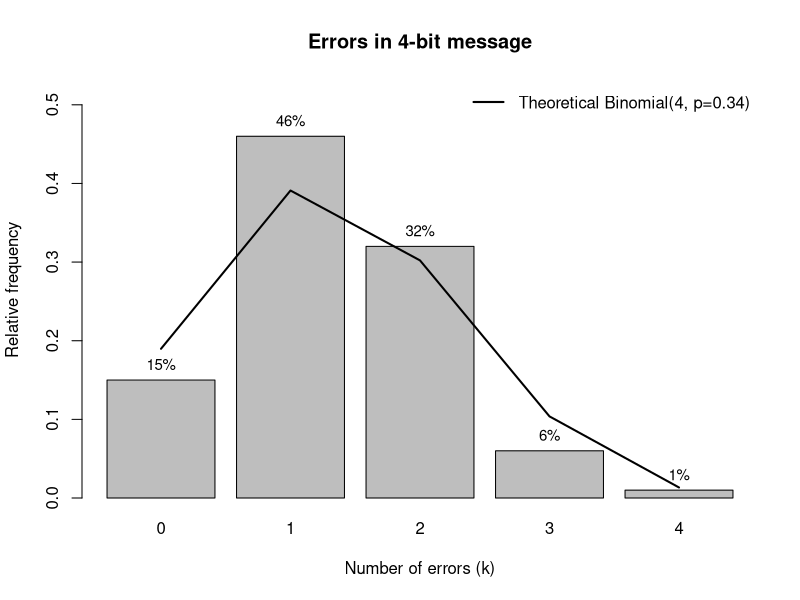

This figure's R source: (Note: this script raises an error after producing the figure.)
## ---- chunk 1
# your team id number 
                          ###
id <- 34                  ### Change to the correct id!
                          ###
set.seed(id)
p <- id/100
# matrices G and H
G <- matrix(c(1, 1, 1, 0, 0, 0, 0,
		1, 0, 0, 1, 1, 0, 0,
		0, 1, 0, 1, 0, 1, 0,
		1, 1, 0, 1, 0, 0, 1), nrow = 4, byrow = TRUE)
H <- t(matrix(c(1, 0, 1, 0, 1, 0, 1,
		0, 1, 1, 0, 0, 1, 1,
		0, 0, 0, 1, 1, 1, 1), nrow = 3, byrow = TRUE))
cat("The matrix G is: \n") 
G  
cat("The matrix H is: \n") 
H
cat("The product GH must be zero: \n")
(G%*%H) %%2
## ---- chunk 2
# generate N messages
N <- 100
message_generator <- function(N) {
  matrix(sample(c(0,1), 4*N, replace = TRUE), nrow = N)
}  
messages <- message_generator(100)

# calculate code for messages
codewords <- (messages %*% G) %% 2

cat("messages\n")
head(messages)
cat("codewords\n")
head(codewords)
## ---- chunk 3
# generate an N*7 matrix consisting of independent Bernoulli r.v. with parameter p
errors <- matrix(
  sample(c(0,1), N*7, replace = TRUE, prob = c(1-p, p)),
  nrow = N, byrow = TRUE
)

# impose an error matrix on messages 
received <- (codewords + errors) %% 2
cat("received\n")
head(received)
## ---- chunk 4
# calculatе orror position ((1..7) or 0 - no error)
Z <- (received %*% H) %% 2
idx <- Z %*% c(1,2,4) 

corrected <- received

# correct each message
for (i in seq_len(nrow(corrected))) {
  j <- idx[i]          # error position (1..7) or 0 - no error
  if (j > 0) {
    corrected[i, j] <- 1 - corrected[i, j]
  }
}

cat("corrected\n")
head(corrected)
## ---- chunk 5
decoded <- corrected[, c(3,5,6,7), drop=FALSE]

success <- apply(messages == decoded, 1, all)
p_hat   <- mean(success) 
p_hat
## ---- chunk 6
p_theory <- (1-p)^7 + 7*p*(1-p)^6 # p_star
p_theory
## ---- chunk 7
e = 2 * sqrt(p_hat*(1-p_hat)/N)
e
## ---- chunk 8
new_N = ceiling(p_hat*(1-p_hat)/(0.015*0.015))
new_N
## ---- chunk 9
message <- codewords[, c(3,5,6,7), drop = FALSE]
received_message <- received[, c(3,5,6,7), drop = FALSE]

k <- rowSums(received_message != message)
sum_for_k <- table(factor(k, levels = 0:4))
emp <- as.numeric(sum_for_k) / N


theory <- dbinom(0:4, size = 4, prob = p)
## ---- chunk 10
bp <- barplot(
  emp,
  names.arg = 0:4,
  main = "Errors in 4-bit message",
  xlab = "Number of errors (k)",
  ylab = "Relative frequency",
  ylim = c(0, max(emp) * 1.15)
)

# add small percentage labels above bars
text(x = bp, y = emp, labels = paste0(round(100*emp, 1), "%"), pos = 3, cex = 0.9)

lines(bp, theory, lwd = 2)

legend("topright",
       legend = sprintf("Theoretical Binomial(4, p=%.2f)", p),
       lty = 1, lwd = 2, bty = "n")
## ---- chunk 11
T <- 30.1  #years
T <- T * 365 * 24 * 60 * 60  #seconds
lambda <- log(2) / T  

N_a = 6 * 10^23
M <- 136.907089
m <- id * 10^(-6)
N <- m * N_a / M

mu <- N * lambda
print(mu)
K <- 1e3

## ---- chunk 12
mu <- N * lambda
sigma <- sqrt(mu/n)
## ---- chunk 13
n_values <- c(5, 10, 50, 10000)
max_diff_by_n <- numeric(length(n_values))
names(max_diff_by_n) <- n_values

for (k in seq_along(n_values)){
  n <- n_values[k]
  sample_means <- colMeans(matrix(rpois(n*K, lambda = mu), nrow=n))
  sigma <- sqrt(mu/n)
  xlims <- c(mu-3*sigma,mu+3*sigma)
  Fs <- ecdf(sample_means)
  plot(Fs, 
       xlim = xlims, 
       ylim = c(0,1),
       col = "blue",
       lwd = 2,
       main = "Comparison of ecdf and cdf")
  curve(pnorm(x, mean = mu, sd = sigma), col = "red", lwd = 2, add = TRUE)
  
  xs <- seq(min(sample_means), max(sample_means), length.out = K)
  F_emp <- ecdf(sample_means)(xs)
  F_norm <- pnorm(xs, mean = mu, sd = sigma)
  
  max_diff_by_n[k] <- max(abs(F_emp - F_norm))

}
max_diff_by_n
## ---- chunk 14
T <- 30.1  #years
T <- T * 365 * 24 * 60 * 60  #seconds
lambda <- log(2) / T  

N_a = 6 * 10^23
M <- 136.907089
m <- id * 10^(-6)
N <- m * N_a / M

mu <- N * lambda

a <- 8e8
p <- 0.95

# We derive formula for P(S_n <= 8*10^8) >= 0.95 by finding
# P(S_n > 8*10^8) <= 0.05
# using Markov's inequality which states that
# P(S_n > 8*10^8) <= E(S_n) / 8*10^8
# the following inequality for n:
# n * mu / 8*10^8 <= 0.05

n_markov <- floor((1-p) * a / mu)
cat("n_markov =", n_markov, "\n")


# We need P(S_n <= a) >= 0.95
# Similarly we transformate it to
# P(S_n > a) <= 0.05
# Let's use Chernoff inequality:
# P(S_n > a) <= exp{-s * a} * M(s)
# For Poisson distributed r.v. M(s) = exp{n*mu*(exp(s) -1)}
# So we have such inequality:
# P(S_n >= a) <= exp{-s * a + n*mu*(exp(s) -1)}
# So to find maximum n we need to find:
# exp{-s * a + n*mu*(exp(s) -1)} = 0.05
# -s * a + n*mu*(exp(s) -1) = ln(0.05)
# whence exp{s} = ln(0.05)/(mu * n) + a * s / (mu * n) + 1
# we can not take to account very small value of ln(0.05)/(mu * n) because of mu in
# denominator it is very close to zero
# Now  let's estiemate exp{s} = a*s / mu * n + 1
# Since according to Chernoff inequality (1)s > 0 and we want to find maximum of exp{s}
# We use a tangent line of exp{s} at point s = 0 f(s) = s -1. Looking at coefficient
# near s we want it to be greater than 1 so we can get positive root of equation to
# satisfy (1)
# so our coefficient a / (mu * n ) > 1 from where n < a / mu
# clearly n_max equals to integer value of a /mu

n_chernoff <- floor(a / mu)
cat("n_chernoff =", n_chernoff, "\n")
 


# We need P(S_n <= a) >= 0.95.
# By CLT we can approximate (S_n - n*mu) / sqrt(n*mu) ~ N(0,1).
# So we can use quantile for 0.95:
# qnorm(0.95) = 1.644854
# which gives (a - n*mu) / sqrt(n*mu) = 1.644854
# Now we just solve this for n

sigma = sqrt(mu)
n_clt <- floor(((-qnorm(0.95) * sigma + sqrt((qnorm(0.95) * sigma)^2 + 4 * mu * a)) / (2 * mu))^2)
cat("n_clt =", n_clt, "\n")


simulate_prob <- function(n, mu, K, a) {
  sims <- replicate(K, sum(rpois(n, mu)))
  mean(sims <= a)
}

p_markov  <- simulate_prob(n_markov, mu, K, a)
p_chernoff <- simulate_prob(n_chernoff, mu, K, a)
p_clt     <- simulate_prob(n_clt, mu, K, a)

cat("\nEmpirical probabilities P(S_n ≤ 8×10^8):\n")
cat(" Markov bound   (n =", n_markov,  "):", round(p_markov, 4), "\n")
cat(" Chernoff bound (n =", n_chernoff, "):", round(p_chernoff, 4), "\n")
cat(" CLT bound      (n =", n_clt,      "):", round(p_clt, 4), "\n")

## ---- chunk 15
nu1 <- 34 + 10
K <- 1000
n <- 5
sample_means <- colMeans(matrix(rexp(n*K, rate = nu1), nrow=n))
## ---- chunk 16
mu <- 1/nu1 # E[X]
sigma <- 1/(nu1*sqrt(n))# sqrt(Var[X]/n)


## ---- chunk 17
analyze_sample_means <- function(n, nu1, K) {
  sample_means <- colMeans(matrix(rexp(n*K, rate = nu1), nrow=n))
  mu <- 1/nu1
  sigma_squared <- (1/nu1^2) / n
  sigma <- sqrt(sigma_squared)
  
  #empirical CDF
  sorted_means <- sort(sample_means)
  ecdf_values <- (1:K) / K
  
  #theoretical normal CDF at the same points
  normal_cdf <- pnorm(sorted_means, mean = mu, sd = sigma)
  
  max_diff <- max(abs(ecdf_values - normal_cdf))
  
  plot(sorted_means, ecdf_values, type = "s", col = "blue", lwd = 2,
       main = paste("ecdf and normal cdf for n =", n),
       xlab = "Sample mean", ylab = "Cumulative probability",
       ylim = c(0, 1))
  lines(sorted_means, normal_cdf, col = "red", lwd = 2)
  legend("bottomright", 
         legend = c("Empirical CDF", 
                    paste("Normal(", round(mu, 4), ",", round(sigma_squared, 6), ")")),
         col = c("blue", "red"), lwd = 2)
  grid()
  

  cat("\n  Results for n =", n, "\n")
  cat("Theoretical mean (mu):", mu, "\n")
  cat("Theoretical variance (sigma^2):", sigma_squared, "\n")
  cat("Maximum difference between CDFs:", max_diff, "\n")
  
  return(list(mu = mu, sigma_squared = sigma_squared, max_diff = max_diff))
}

#analyze for n = 5, 10, 50
par(mfrow = c(1, 3))

results_n5 <- analyze_sample_means(5, nu1, K)
results_n10 <- analyze_sample_means(10, nu1, K)
results_n50 <- analyze_sample_means(50, nu1, K)

par(mfrow = c(1, 1))


cat("As n increases, the maximum difference decreases:\n")
cat("n=5:  max_diff =", round(results_n5$max_diff, 4), "\n")
cat("n=10: max_diff =", round(results_n10$max_diff, 4), "\n")
cat("n=50: max_diff =", round(results_n50$max_diff, 4), "\n")
cat("This confirms the Central Limit Theorem: larger sample sizes\n")
cat("lead to better normal approximation.\n")


## ---- chunk 18
cat("\n Method 1: Markov Inequality\n")

N_markov <- ceiling(33.33 / nu1)
cat("Markov bound: N >=", 33.33/nu1, "=> N >=", N_markov, "\n")
## ---- chunk 19
cat("\n  Method 2: Chernoff Bound \n")
nu_chernoff <- 100/60 * (1 + sqrt(-log(0.05)/100))
N_chernoff <- ceiling(nu_chernoff / nu1)
cat("Chernoff bound: nu >=", round(nu_chernoff, 2), "=> N >=", N_chernoff, "\n")
## ---- chunk 20
cat("\n   Method 3: Central Limit Theorem \n")
# 60*nu - 100 = -16.45
# nu = (100 - 16.45)/60 ≈ 1.393
nu_clt <- (100 - 10*qnorm(0.05)) / 60
N_clt <- ceiling(nu_clt / nu1)
cat("CLT approximation: nu >=", round(nu_clt, 4), "=> N >=", N_clt, "\n")
## ---- chunk 21
nu1 <- 44
N_clt <- 1 
qnorm_05 <- qnorm(0.05)
#theoretical minimum nu required by CLT to achieve P(S <= 60) = 0.05
nu_clt_min <- (100 - 10*qnorm_05) / 60

cat("Markov gives weakest bound. Chernoff gives tighter bound. CLT gives the tightest and most accurate bound\n")
cat("We will use CLT result: N =", N_clt, "\n")

cat("\n Simulation Verification \n")
nu_pred <- nu_clt_min 
N_check <- nu_pred / nu1
K_sim <- 10000

set.seed(42)
simulated_sums <- replicate(K_sim, sum(rexp(100, rate = nu_pred)))

prob_safe <- mean(simulated_sums > 60)

cat("Using theoretical minimum nu =", round(nu_pred, 4), "\n")
cat("Simulated probability (S > 60):", round(prob_safe, 4), "\n")
cat("Desired probability: 0.95\n")
cat("Difference:", round(abs(prob_safe - 0.95), 4), "\n")

mean_S <- 100 / nu_pred
sd_S <- 10 / nu_pred

hist(simulated_sums, breaks = 50, probability = TRUE,
     main = "Distribution of Total Time until 100th Click",
     xlab = "Total time (seconds)", col = "lightblue", border = "white",
     xlim = c(55, 90)) 

abline(v = 60, col = "red", lwd = 2, lty = 2)

x_seq <- seq(min(simulated_sums), max(simulated_sums), length.out = 200)
lines(x_seq, dnorm(x_seq, mean = mean_S, sd = sd_S), 
      col = "darkgreen", lwd = 2)

legend("topright", 
       legend = c("Simulated data", "Safety threshold (60s)", "Normal approximation"),
       col = c("lightblue", "red", "darkgreen"), 
       lwd = c(10, 2, 2), lty = c(1, 2, 1))

cat("Maximum number of radioactive samples: N =", N_clt, "\n This ensures the location is safe with probability approx 0.95\n")
## ---- chunk 22
    cat("Question 1.1: Why E(1/X) is not equal to 1/E(X)?\n\n")


    cat("Expectation is a linear operator, but 1/X is a nonlinear function.\n")
    cat("Because of Jensen's inequality, for convex functions:\n")
    cat("E(f(X)) is greater or equal to f(E(X))\n\n")

    cat("Example: X takes values 1 and 3 with equal probability\n")
    cat("E(X) = (1+3)/2 = 2, so 1/E(X) = 1/2 = 0.5\n")
    cat("E(1/X) = (1/1 + 1/3)/2 = 0.667\n")
    cat("So 0.667 is not equal to 0.5\n\n")
## ---- chunk 23
    cat("Question 1.2: Simulation with Normal Distribution\n\n")

    team_id <- 34
    mu <- team_id
    sigma_squared <- 2 * team_id + 7
    sigma <- sqrt(sigma_squared)

    cat("Parameters: mu =", mu, ", sigma squared =", sigma_squared, "\n\n")

    set.seed(123)
    n <- 100
    X <- rnorm(n, mean = mu, sd = sigma)
    Y <- 1 / X

    mean_X <- mean(X)
    mean_Y <- mean(Y)
    one_over_mean_X <- 1 / mean_X

    cat("Sample mean of X:", round(mean_X, 4), "\n")
    cat("1 divided by mean of X:", round(one_over_mean_X, 4), "\n")
    cat("Sample mean of 1/X:", round(mean_Y, 4), "\n")
    cat("Difference:", round(mean_Y - one_over_mean_X, 4), "\n\n")

    cat("As expected, E(1/X) is not equal to 1/E(X).\n")
    cat("E(1/X) is larger because 1/x is a convex function.\n\n")
## ---- chunk 24
    cat("Question 1.3: QQ-plots and Scatterplots\n\n")

    set.seed(456)
    n <- 500
    lambda <- 2

    X_exp <- rexp(n, rate = lambda)
    Y_exp <- rexp(n, rate = lambda)
    Z_exp <- log(X_exp) + 5

    par(mfrow = c(2, 2))

    #1: scatterplot of X and Y (independent)
    plot(X_exp, Y_exp, pch = 16, col = rgb(0, 0, 1, 0.5),
     main = "Scatterplot: X vs Y (independent)",
     xlab = "X", ylab = "Y")
    grid()

    #2: QQ-plot of X and Y
    qqplot(X_exp, Y_exp, pch = 16, col = rgb(0, 0, 1, 0.5),
       main = "QQ-plot: X vs Y",
       xlab = "X quantiles", ylab = "Y quantiles")
    abline(0, 1, col = "red", lwd = 2)
    grid()

    #3: scatterplot of X and Z (dependent)
    plot(X_exp, Z_exp, pch = 16, col = rgb(1, 0, 0, 0.5),
     main = "Scatterplot: X vs Z (dependent)",
     xlab = "X", ylab = "Z = log(X) + 5")
    grid()

    # 4: QQ-plot of X and Z
    qqplot(X_exp, Z_exp, pch = 16, col = rgb(1, 0, 0, 0.5),
       main = "QQ-plot: X vs Z",
       xlab = "X quantiles", ylab = "Z quantiles")
    grid()

    par(mfrow = c(1, 1))

    cat("For X and Y (both exponential with lambda = 2):\n")
    cat("Scatterplot shows random cloud with no pattern, so they are independent\n")
    cat("QQ-plot shows points following diagonal line, so distributions are similar\n\n")

    cat("For X and Z (where Z = log(X) + 5):\n")
    cat("Scatterplot shows clear curved pattern, so they are dependent\n")
    cat("QQ-plot shows curved pattern, so distributions are different\n\n")

    cat("Summary:\n")
    cat("X and Y are independent and have similar distributions\n")
    cat("X and Z are dependent and have different distributions\n\n")

## ---- chunk 25
      # 2.1
      cat("Question 2.1: Type of Random Variable X\n\n")

      cat("X = number of Heads in 3 coin tosses\n\n")
      cat("X is binomially distributed\n\n")

      cat("We have n = 3 independent trials \n")
      cat("Each trial has two outcomes: Heads or Tails\n")
      cat("Probability of Heads is p = 0.5 \n")
      cat("X counts the number of Heads\n")
      cat("So X follows Binomial distribution with n=3 and p=0.5\n\n")
## ---- chunk 26
    # 2.2
    cat("Question 2.2: Expected Value and Variance of X\n\n")
    n_trials <- 3
    p_heads <- 0.5

    #theoretical values
    E_X <- n_trials * p_heads
    Var_X <- n_trials * p_heads * (1 - p_heads)

    cat("Theoretical values:\n")
    cat("For X ~ Binomial(n=3, p=0.5):\n")
    cat("E(X) = n times p = 3 times 0.5 =", E_X, "\n")
    cat("Var(X) = n times p times (1-p) = 3 times 0.5 times 0.5 =", Var_X, "\n\n")

    set.seed(789)
    n_sim <- 100
    X_sim <- rbinom(n_sim, size = n_trials, prob = p_heads)

    sample_mean_X <- mean(X_sim)
    sample_var_X <- var(X_sim)

    cat("Simulated values (100 realizations):\n")
    cat("Sample mean:", round(sample_mean_X, 4), "\n")
    cat("Sample variance:", round(sample_var_X, 4), "\n\n")

    cat("Simulated values are close to theoretical values.\n")
    cat("Small differences are due to random sampling.\n")
    cat("With more simulations, results would be even closer.\n\n")

    barplot(table(X_sim) / n_sim, 
        main = "Distribution of X (Number of Heads in 3 tosses)",
        xlab = "Number of Heads", ylab = "Relative Frequency",
        col = "lightblue", ylim = c(0, 0.5))

    x_vals <- 0:3
    theo_probs <- dbinom(x_vals, size = n_trials, prob = p_heads)
    points(1:4 - 0.5, theo_probs, col = "red", pch = 19, cex = 1.5)
    legend("topright", legend = c("Simulated", "Theoretical"), 
       fill = c("lightblue", NA), pch = c(NA, 19), col = c(NA, "red"))
## ---- chunk 27
       # 2.3
    cat("\nQuestion 2.3: Expected Value and Variance of Y\n\n")

    cat("Y = 0.5 times X minus 1 \n\n")

    #theoretical values
    E_Y <- 0.5 * E_X - 1
    Var_Y <- (0.5^2) * Var_X

    cat("Theoretical values:\n")
    cat("Using properties of expectation and variance:\n")
    cat("E(Y) = 0.5 times E(X) minus 1 = 0.5 times 1.5 minus 1 =", E_Y, "\n")
    cat("Var(Y) = 0.5 squared times Var(X) = 0.25 times", Var_X, "=", Var_Y, "\n\n")

    Y_sim <- 0.5 * X_sim - 1

    sample_mean_Y <- mean(Y_sim)
    sample_var_Y <- var(Y_sim)

    cat("Simulated values (100 realizations):\n")
    cat("Sample mean:", round(sample_mean_Y, 4), "\n")
    cat("Sample variance:", round(sample_var_Y, 4), "\n\n")

    cat("Simulated values match theoretical values well.\n")
    cat("The expected payoff E(Y) = -0.25 means the player loses on average.\n")
    cat("This is not a fair game!\n\n")

    cat("Each round costs 1 pound\n")
    cat("Expected number of Heads: 1.5\n")
    cat("Expected payout: 0.5 times 1.5 = 0.75 pounds\n")
    cat("Net expected gain: 0.75 minus 1 = -0.25 pounds (a loss!)\n")
    cat("Your friend is being tricked!\n\n")

    hist(Y_sim, breaks = seq(-1.5, 0.5, by = 0.5), probability = TRUE,
     main = "Distribution of Y (Payoff from Game)",
     xlab = "Payoff (pounds)", ylab = "Relative Frequency",
     col = "lightcoral", border = "white")
    abline(v = E_Y, col = "blue", lwd = 3, lty = 2)
    text(E_Y, par("usr")[4]*0.9, paste("E(Y) =", E_Y), pos = 4, col = "blue")
